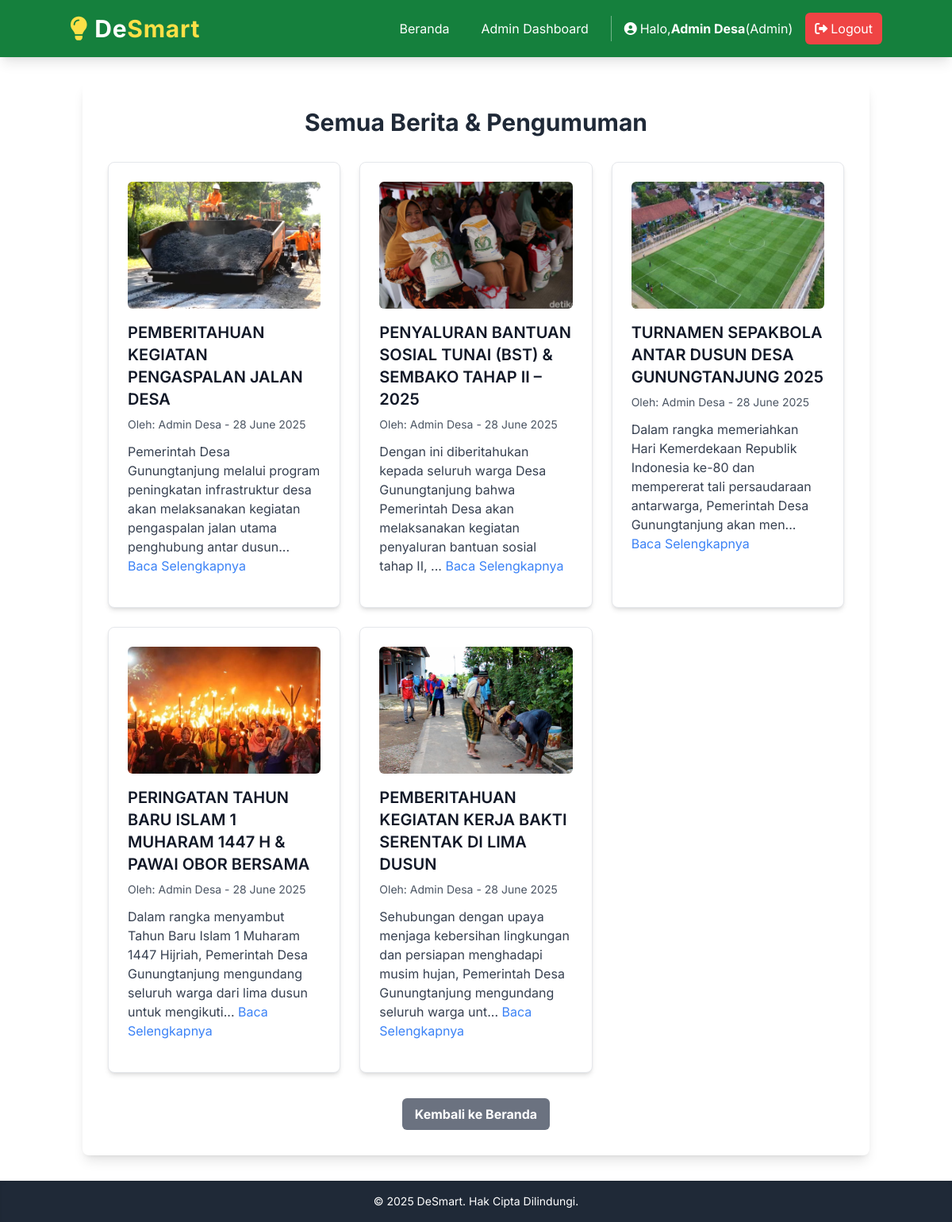
/berita (signed in), run on the app's committed database.
### models.py (models this page shows, shortened)
class User(db.Model, UserMixin):
    id = db.Column(db.Integer, primary_key=True)
    username = db.Column(db.String(20), unique=True, nullable=False)
    email = db.Column(db.String(120), unique=True, nullable=False)
    password_hash = db.Column(db.String(255))
    role = db.Column(db.String(20), default='warga', nullable=False) # 'warga' atau 'admin'
    tanggal_daftar = db.Column(db.DateTime, default=datetime.utcnow)
    pengaduan = db.relationship('Pengaduan', backref='pembuat', lazy=True)

class Berita(db.Model):
    id = db.Column(db.Integer, primary_key=True)
    judul = db.Column(db.String(200), nullable=False)
    isi_berita = db.Column(db.Text, nullable=False)
    url_gambar_utama = db.Column(db.String(255), nullable=True)
    tanggal_publikasi = db.Column(db.DateTime, default=datetime.utcnow)
    penulis = db.Column(db.String(50), default='Admin Desa', nullable=False) # Penulis berita, defaultnya Admin Desa

### app.py (the view)
@app.route('/berita')
def daftar_berita_publik():
    beritas = Berita.query.order_by(Berita.tanggal_publikasi.desc()).all()
    return render_template('list_berita_publik.html', title='Berita Desa', beritas=beritas)

### app.py (called while the page is built)
@login_manager.user_loader
def load_user(user_id):
    return User.query.get(int(user_id))

### templates/list_berita_publik.html (shortened to what this page needs)
{% extends 'layout.html' %}
{% block content %}
    <h2 class="text-3xl font-bold text-center text-gray-800 mb-8">Semua Berita & Pengumuman</h2>
    {% if beritas %}
        <div class="grid grid-cols-1 md:grid-cols-2 lg:grid-cols-3 gap-6">
            {% for berita_item in beritas %}
                <div class="bg-white rounded-lg p-6 shadow-md border border-gray-200">
                    {% if berita_item.url_gambar_utama %}
                        <img src="{{ url_for('uploaded_file', filename=berita_item.url_gambar_utama) }}" alt="{{ berita_item.judul }}" class="w-full h-40 object-cover rounded-md mb-4">
                    {% else %}
                        <div class="w-full h-40 bg-gray-200 rounded-md mb-4 flex items-center justify-center text-gray-500">
                            Tidak ada gambar
                        </div>
                    {% endif %}
                    <h3 class="text-xl font-semibold text-gray-900 mb-2">{{ berita_item.judul }}</h3>
                    <p class="text-sm text-gray-600 mb-3">Oleh: {{ berita_item.penulis }} - {{ berita_item.tanggal_publikasi.strftime('%d %B %Y') }}</p>
                    <p class="text-gray-700 mb-4">{{ berita_item.isi_berita[:150] }}... <a href="{{ url_for('detail_berita_publik', berita_id=berita_item.id) }}" class="text-blue-500 hover:underline">Baca Selengkapnya</a></p>
                </div>
            {% endfor %}
        </div>
    {% else %}
        <p class="text-center text-gray-600 text-lg">Belum ada berita atau pengumuman yang diterbitkan.</p>
    {% endif %}
    <div class="mt-8 text-center">
        <a href="{{ url_for('index') }}" class="inline-block bg-gray-500 hover:bg-gray-600 text-white font-bold py-2 px-4 rounded-md transition-colors">Kembali ke Beranda</a>
    </div>
{% endblock %}

### templates/layout.html (shortened to what this page needs)
<!DOCTYPE html>
<html lang="en">
<head>
    <script src="https://cdn.tailwindcss.com"></script>
    <link rel="stylesheet" href="https://cdnjs.cloudflare.com/ajax/libs/font-awesome/6.0.0-beta3/css/all.min.css">
    <link rel="stylesheet" href="{{ url_for('static', filename='css/style.css') }}">
</head>
<body class="min-h-screen flex flex-col">
    <header class="bg-green-700 text-white p-4 shadow-lg sticky top-0 z-50">
        <nav class="container mx-auto flex flex-col md:flex-row justify-between items-center relative">
            <a href="/" class="text-3xl font-bold tracking-wide hover:text-yellow-200 transition-colors duration-200 flex items-center mb-4 md:mb-0">
                <i class="fas fa-lightbulb text-yellow-300 mr-2"></i>
                De<span class="text-yellow-300">Smart</span>
            </a>
            <div id="nav-menu" class="hidden md:flex flex-col md:flex-row items-center space-y-2 md:space-y-0 md:space-x-4 flex-wrap justify-center md:justify-end w-full md:w-auto">
                {% if current_user.is_authenticated %}
                    {% if current_user.role == 'admin' %}
                        <a href="/" class="text-white hover:bg-green-600 px-3 py-2 rounded-md transition-colors w-full md:w-auto text-center">Beranda</a>
                        <a href="{{ url_for('admin_dashboard') }}" class="text-white hover:bg-green-600 px-3 py-2 rounded-md transition-colors w-full md:w-auto text-center">Admin Dashboard</a>
                    {% endif %}
                    <span class="text-white text-base ml-2 md:ml-4 pl-2 md:pl-4 border-l border-white border-opacity-40 py-1 flex items-center w-full md:w-auto justify-center md:justify-start">
                        <i class="fas fa-user-circle mr-1"></i>
                        Halo, <span class="font-bold">{{ current_user.username }}</span>(<span class="capitalize">{{ current_user.role }}</span>)
                    </span>
                    <a href="{{ url_for('logout') }}" class="bg-red-500 hover:bg-red-600 text-white px-3 py-2 rounded-md flex items-center w-full md:w-auto justify-center">
                        <i class="fas fa-sign-out-alt mr-1"></i>Logout
                    </a>
                {% endif %}
            </div>
        </nav>
    </header>
    <main class="container mx-auto px-4 py-8 flex-grow">
        <div class="bg-white p-8 rounded-lg shadow-lg">
            {% block content %}{% endblock %}
        </div>
    </main>
    <footer class="bg-gray-800 text-white p-4 text-center mt-auto shadow-inner">
        <p class="text-sm">&copy; 2025 DeSmart. Hak Cipta Dilindungi.</p>
    </footer>
</body>
</html>

### templates/layout.html (style rules this page uses)
body { font-family: 'Inter', sans-serif; @apply bg-gray-100 text-gray-800; }

### data on the page
User: username "Admin Desa", role "Admin"
Berita: url_gambar_utama (picture), judul "PEMBERITAHUAN KEGIATAN PENGASPALAN JALAN DESA", penulis "Admin Desa", tanggal_publikasi "28 June 2025", isi_berita "Pemerintah Desa Gunungtanjung melalui program peningkatan infrastruktur desa akan melaksanakan kegiatan pengaspalan jalan utama penghubung antar dusun"
Berita: url_gambar_utama (picture), judul "PENYALURAN BANTUAN SOSIAL TUNAI (BST) & SEMBAKO TAHAP II – 2025", penulis "Admin Desa", tanggal_publikasi "28 June 2025", isi_berita "Dengan ini diberitahukan kepada seluruh warga Desa Gunungtanjung bahwa Pemerintah Desa akan melaksanakan kegiatan penyaluran bantuan sosial tahap II,"
Berita: url_gambar_utama (picture), judul "TURNAMEN SEPAKBOLA ANTAR DUSUN DESA GUNUNGTANJUNG 2025", penulis "Admin Desa", tanggal_publikasi "28 June 2025", isi_berita "Dalam rangka memeriahkan Hari Kemerdekaan Republik Indonesia ke-80 dan mempererat tali persaudaraan antarwarga, Pemerintah Desa Gunungtanjung akan men"
Berita: url_gambar_utama (picture), judul "PERINGATAN TAHUN BARU ISLAM 1 MUHARAM 1447 H & PAWAI OBOR BERSAMA", penulis "Admin Desa", tanggal_publikasi "28 June 2025", isi_berita "Dalam rangka menyambut Tahun Baru Islam 1 Muharam 1447 Hijriah, Pemerintah Desa Gunungtanjung mengundang seluruh warga dari lima dusun untuk mengikuti"
Berita: url_gambar_utama (picture), judul "PEMBERITAHUAN KEGIATAN KERJA BAKTI SERENTAK DI LIMA DUSUN", penulis "Admin Desa", tanggal_publikasi "28 June 2025", isi_berita "Sehubungan dengan upaya menjaga kebersihan lingkungan dan persiapan menghadapi musim hujan, Pemerintah Desa Gunungtanjung mengundang seluruh warga unt"
